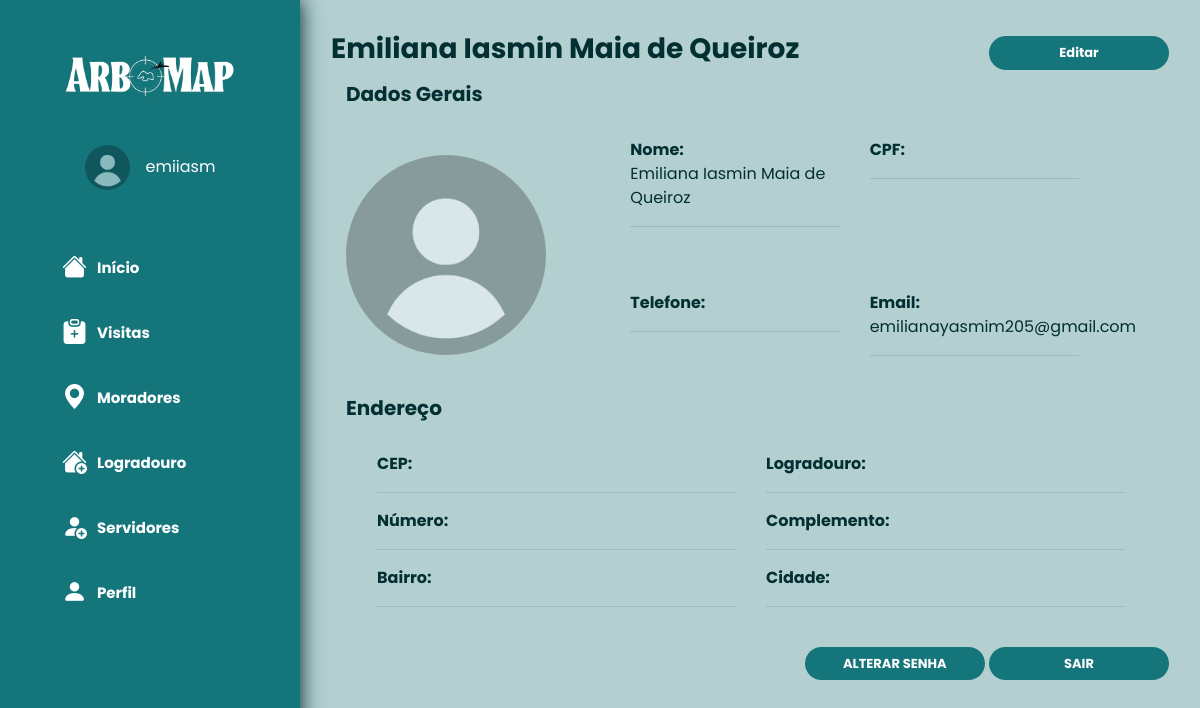
/users/profile/ (signed in), run on the app's committed database.
### perfil/models.py (models this page shows)
class Perfil (models.Model):
    usuario = models.OneToOneField(User,on_delete=models.CASCADE)
    cpf = models.CharField(blank=True, max_length=255)
    telefone = models.CharField(blank=True, max_length=255)
    cep = models.CharField(blank=True, max_length=255)
    logradouro = models.CharField(blank=True, max_length=255)
    numero = models.CharField(blank=True, max_length=255)
    complemento = models.CharField(blank=True, max_length=255)
    bairro = models.CharField(blank=True, max_length=255)
    cidade = models.CharField(blank=True, max_length=255)
    foto_perfil = models.ImageField(upload_to='static/media/img', null=True, blank=True, default="static/media/img/user.png")

### users/models.py (models this page shows)
class User(AbstractUser):
    email = models.EmailField(blank=True)
    name = models.CharField(_("Name of User"), blank=True, max_length=255)
    cargo = models.CharField(_("Cargo"), blank=True, max_length=255, choices=TIPO_CARGO)
    first_name = None  # type: ignore
    last_name = None  # type: ignore
    data_adicao = models.DateTimeField(auto_now_add=True)

### perfil/views.py (the view)
# urls.py: path('users/profile/', ProfileView.as_view(), name='users_profile'),
class ProfileView(generic.ListView):
    model= User
    template_name = "registration/profile.html"
    def get_context_data(self, **kwargs):
        context = super().get_context_data(**kwargs)
        context["logged_user"] = self.request.user
        context["logged_user_perfil"] = self.object = get_object_or_404(Perfil,usuario=self.request.user)
        context["users_number"] = User.objects.exclude(is_superuser=True).exclude(email="deleted").count()
        return context

### users/templates/registration/profile.html (shortened to what this page needs)
{% extends 'base.html' %}
{% block content %}
<div class="mt-2">
    <div class="d-flex justify-content-between align-items-center">
        <div class="mt-2">
            <h3 class="" style="color:#022F32;"><strong>{{ logged_user.name }} </strong>
            </h3>
        </div>
        <a href="{% url 'editar_perfil' %}" class="btn" id="bt1"><strong>Editar</strong></a>
    </div>
    <div class='row col-12 mb-4'>
        <div class='col-12'>
            <h5><strong style="color: #022f32">Dados Gerais</strong></h5>
        </div>
    </div>
    <div class="row col-12 d-flex justify-content-center align-items-center mb-4">
        <div class="col-4">
            <div class="circle2">
                <img class="img img-fluid" src="{{ logged_user_perfil.foto_perfil.url }}">
            </div>
        </div>
        <div class="col-8 ">
            <div class="row col-12 mb-5">
                <div class="col-6 m-auto">
                    <div><strong style="color: #022f32">Nome:</strong>
                        <p class="">{{ logged_user.name }}
                        </p>
                        <hr style="color: #022f32; font-size: 40px;">
                    </div>
                </div>
                <div class="col-6">
                    <div><strong style="color: #022f32">CPF:</strong>
                        <hr style="color: #022f32; font-size: 40px;">
                    </div>
                </div>
            </div>
            <div class="row col-12">
                <div class="col-6">
                    <div><strong style="color: #022f32">Telefone:</strong>
                        <hr style="color: #022f32; font-size: 40px;">
                    </div>
                </div>
                <div class="col-6">
                    <div><strong style="color: #022f32">Email:</strong>
                        <p class="">{{ logged_user.email }}
                        </p>
                        <hr style="color: #022f32; font-size: 40px;">
                    </div>
                </div>
            </div>
        </div>
    </div>
    <div class='row col-12 mb-4'>
        <div class='col-12'>
            <h5><strong style="color: #022f32">Endereço</strong></h5>
        </div>
    </div>
    <div class="row col-12 d-flex justify-content-between mb-4 ml-3">
        <div class="row col-12">
            <div class="col-6">
                <div><strong style="color: #022f32">CEP:</strong>
                    <hr style="color: #022f32; font-size: 40px;">
                </div>
            </div>
            <div class="col-6">
                <div><strong style="color: #022f32">Logradouro:</strong>
                    <hr style="color: #022f32; font-size: 40px;">
                </div>
            </div>
        </div>
        <div class="row col-12">
            <div class="col-6">
                <div><strong style="color: #022f32">Número:</strong>
                    <hr style="color: #022f32; font-size: 40px;">
                </div>
            </div>
            <div class="col-6">
                <div><strong style="color: #022f32">Complemento:</strong>
                    <hr style="color: #022f32; font-size: 40px;">
                </div>
            </div>
        </div>
        <div class="row col-12">
            <div class="col-6">
                <div><strong style="color: #022f32">Bairro:</strong>
                    <hr style="color: #022f32; font-size: 40px;">
                </div>
            </div>
            <div class="col-6">
                <div><strong style="color: #022f32">Cidade:</strong>
                    <hr style="color: #022f32; font-size: 40px;">
                </div>
            </div>
        </div>
    </div>
    <div class="d-flex justify-content-end align-items-center mb-2">
        <div>
            <a href="{% url 'password_change' %}" class="btn" id="bt1"><strong>ALTERAR SENHA</strong></a>
            <a href="{% url 'logout' %}" class="btn" id="bt1"><strong>SAIR</strong></a>
        </div>
    </div>
</div>
{% endblock %}

### templates/base.html (shortened to what this page needs)
{% load static %}
{% load active_link_tags %}
<!DOCTYPE html>
<html lang="en">
<head>
  <link rel="stylesheet" href="{% static 'css/stylessss1s.css' %}">
  <link rel="stylesheet" href="https://cdn.jsdelivr.net/npm/bootstrap-icons@1.11.1/font/bootstrap-icons.css">
  <link rel="stylesheet" href="https://stackpath.bootstrapcdn.com/bootstrap/4.5.0/css/bootstrap.min.css" />
</head>
<body>
  <div class="container-fluid d-block">
    <nav class="menu-lateral flex-nowrap ">
      <div class="d-flex justify-content-center mb-5 mt-3">
        <img class="img img-fluid logo" src="{% static 'img\ArboMap.png' %}" width="170px">
      </div>
      <div class="d-flex justify-content-center align-items-center">
        <div class="circle">
          <img src="{{ logged_user_perfil.foto_perfil.url }}">
        </div>
        <span class="user ml-3"> {{ logged_user.username }}</span>
      </div>
      <ul class="mt-5 ml-5 nav-list">
        <li class="item-menu {% active_link 'index' 'ativo' strict=True %}">
          <a href="{% url 'index' %}">
            <span class="icon"><i class="bi bi-house-fill"></i></span>
            <span class="txt-link">Início</span>
          </a>
        </li>
        <li class="item-menu {% active_link 'visitas || visita1_listar || visita2_listar || visita1_criar || visita2_criar' 'ativo' %}" >
          <a href="{% url 'visitas' %}">
            <span class="icon"><i class="bi bi-clipboard-plus-fill"></i></span>
            <span class="txt-link">Visitas</span>
          </a>
        </li>
        <li class="item-menu {% active_link 'imovel_listar || imovel_criar || imovel_editar || filtro_moradores || morador_criar' 'ativo' %}">
          <a href="{% url 'imovel_listar' %}">
            <span class="icon"><i class="bi bi-geo-alt-fill"></i></span>
            <span class="txt-link">Moradores</span>
          </a>
        </li>
        <li class="item-menu {% active_link 'logradouro || bairro_listar || bairro_criar || bairro_editar || filtro_bairros || rua_listar || rua_criar || rua_editar || filtro_ruas ' 'ativo' %}">
          <a href="{% url 'logradouro' %}">
            <span class="icon"><i class="bi bi-house-add-fill"></i></span>
            <span class="txt-link">Logradouro</span>
          </a>
        </li>
        <li class="item-menu {% active_link 'users_listar || filtro_users || users_criar' 'ativo' %}">
          <a href="{% url 'users_listar' %}">
            <span class="icon"><i class="bi bi-person-fill-add"></i></span>
            <span class="txt-link">Servidores</span>
          </a>
        </li>
        <li class="item-menu {% active_link 'users_profile || users_update' 'ativo' %}">
          <a href="{% url 'users_profile' %}">
            <span class="icon"><i class="bi bi-person-fill"></i></span>
            <span class="txt-link">Perfil</span>
          </a>
        </li>
      </ul>
    </nav>
    <main>
      <div class='p-3'>
      {% block content %}
      {% endblock %}
      </div>
    </main>
  </div>
</body>
</html>

### static/css/stylessss1s.css (style rules this page uses)
* { margin: 0; padding: 0; box-sizing: border-box; font-family: 'Poppins', sans-serif; }
body { height: 100vh; background-color: #B4CFD0 !important; color: #022F32 !important; }
nav.menu-lateral { width: 300px; height: 100%; background-color: #14757B; padding: 40px 0 40px 0px; box-shadow: 1px 0px 20px; flex-direction: column; position: fixed; top: 0; left: 0; overflow: hidden; }
ul { height: 100%; list-style-type: none; }
ul li.item-menu { transition: .5s; }
ul li.item-menu>a { color: white; text-decoration: none; font-size: 15px; padding: 10px 4px; display: flex; margin-bottom: 2px; line-height: 40px; }
ul li.item-menu a .txt-link { margin-left: 10px; }
ul li.item-menu a .icon>i { font-size: 25px; margin-left: 10px; }
.icon>i { font-size: 40px; margin-left: 10px; }
.user { color: white; }
.nav-list { font-weight: 700; }
main { margin-left: 300px; overflow: hidden; }
h1, h2, h3, h4, h5, h6 { font-weight: 700; }
#bt1 { font-size: 13px; background-color: #14757B; border-radius: 50px; color: white; width: 180px; }
table, tr, th, #tableicon, p { color: #022F32; }
.circle { border-radius: 50%; width: 45px; height: 45px; overflow: hidden; position: relative; }
.circle2 { border-radius: 50%; width: 200px; height: 200px; overflow: hidden; position: relative; }
.circle img { position: absolute; bottom: 0; width: 100%; }

### data on the page
Perfil: foto_perfil (placeholder picture)
User: username "emiiasm", name "Emiliana Iasmin Maia de Queiroz", email "emilianayasmim205@gmail.com"
